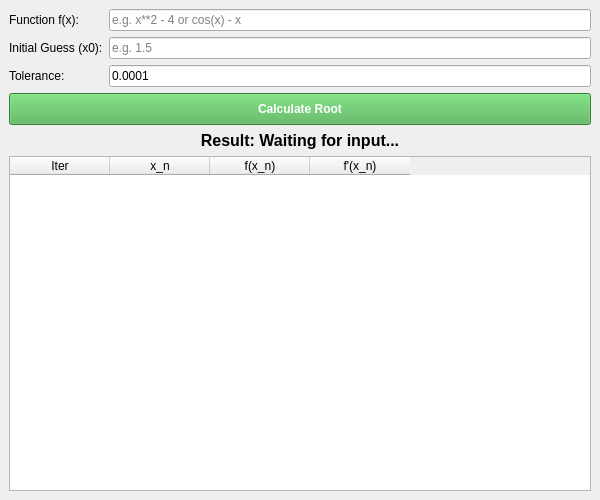
<?xml version="1.0" encoding="UTF-8"?>
<ui version="4.0">
 <class>MainWindow</class>
 <widget class="QMainWindow" name="MainWindow">
  <property name="geometry">
   <rect>
    <x>0</x>
    <y>0</y>
    <width>600</width>
    <height>500</height>
   </rect>
  </property>
  <property name="windowTitle">
   <string>Newton-Raphson Solver</string>
  </property>
  <widget class="QWidget" name="centralwidget">
   <layout class="QVBoxLayout" name="verticalLayout">
    <item>
     <layout class="QFormLayout" name="formLayout">
      <item row="0" column="0">
       <widget class="QLabel" name="label_func">
        <property name="text">
         <string>Function f(x):</string>
        </property>
       </widget>
      </item>
      <item row="0" column="1">
       <widget class="QLineEdit" name="inputFunction">
        <property name="placeholderText">
         <string>e.g. x**2 - 4 or cos(x) - x</string>
        </property>
       </widget>
      </item>
      <item row="1" column="0">
       <widget class="QLabel" name="label_guess">
        <property name="text">
         <string>Initial Guess (x0):</string>
        </property>
       </widget>
      </item>
      <item row="1" column="1">
       <widget class="QLineEdit" name="inputGuess">
        <property name="placeholderText">
         <string>e.g. 1.5</string>
        </property>
       </widget>
      </item>
      <item row="2" column="0">
       <widget class="QLabel" name="label_tol">
        <property name="text">
         <string>Tolerance:</string>
        </property>
       </widget>
      </item>
      <item row="2" column="1">
       <widget class="QLineEdit" name="inputTol">
        <property name="text">
         <string>0.0001</string>
        </property>
       </widget>
      </item>
     </layout>
    </item>
    <item>
     <widget class="QPushButton" name="btnSolve">
      <property name="text">
       <string>Calculate Root</string>
      </property>
      <property name="styleSheet">
       <string>background-color: #4CAF50; color: white; font-weight: bold; padding: 8px;</string>
      </property>
     </widget>
    </item>
    <item>
     <widget class="QLabel" name="lblResult">
      <property name="font">
       <font>
        <pointsize>12</pointsize>
        <weight>75</weight>
        <bold>true</bold>
       </font>
      </property>
      <property name="text">
       <string>Result: Waiting for input...</string>
      </property>
      <property name="alignment">
       <set>Qt::AlignCenter</set>
      </property>
     </widget>
    </item>
    <item>
     <widget class="QTableWidget" name="tableIterations">
      <column>
       <property name="text">
        <string>Iter</string>
       </property>
      </column>
      <column>
       <property name="text">
        <string>x_n</string>
       </property>
      </column>
      <column>
       <property name="text">
        <string>f(x_n)</string>
       </property>
      </column>
      <column>
       <property name="text">
        <string>f'(x_n)</string>
       </property>
      </column>
     </widget>
    </item>
   </layout>
  </widget>
 </widget>
 <resources/>
 <connections/>
</ui>
